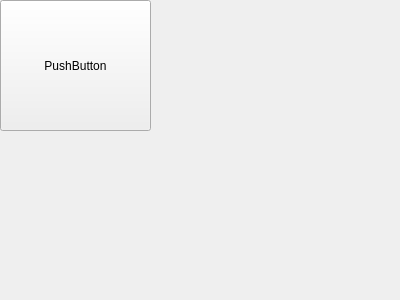
<?xml version="1.0" encoding="UTF-8"?>
<ui version="4.0">
 <class>DayWidget</class>
 <widget class="QWidget" name="DayWidget">
  <property name="geometry">
   <rect>
    <x>0</x>
    <y>0</y>
    <width>400</width>
    <height>300</height>
   </rect>
  </property>
  <property name="windowTitle">
   <string>Form</string>
  </property>
  <widget class="QPushButton" name="pushButton">
   <property name="geometry">
    <rect>
     <x>0</x>
     <y>0</y>
     <width>151</width>
     <height>131</height>
    </rect>
   </property>
   <property name="sizePolicy">
    <sizepolicy hsizetype="Expanding" vsizetype="Expanding">
     <horstretch>0</horstretch>
     <verstretch>0</verstretch>
    </sizepolicy>
   </property>
   <property name="text">
    <string>PushButton</string>
   </property>
  </widget>
 </widget>
 <resources/>
 <connections/>
</ui>
